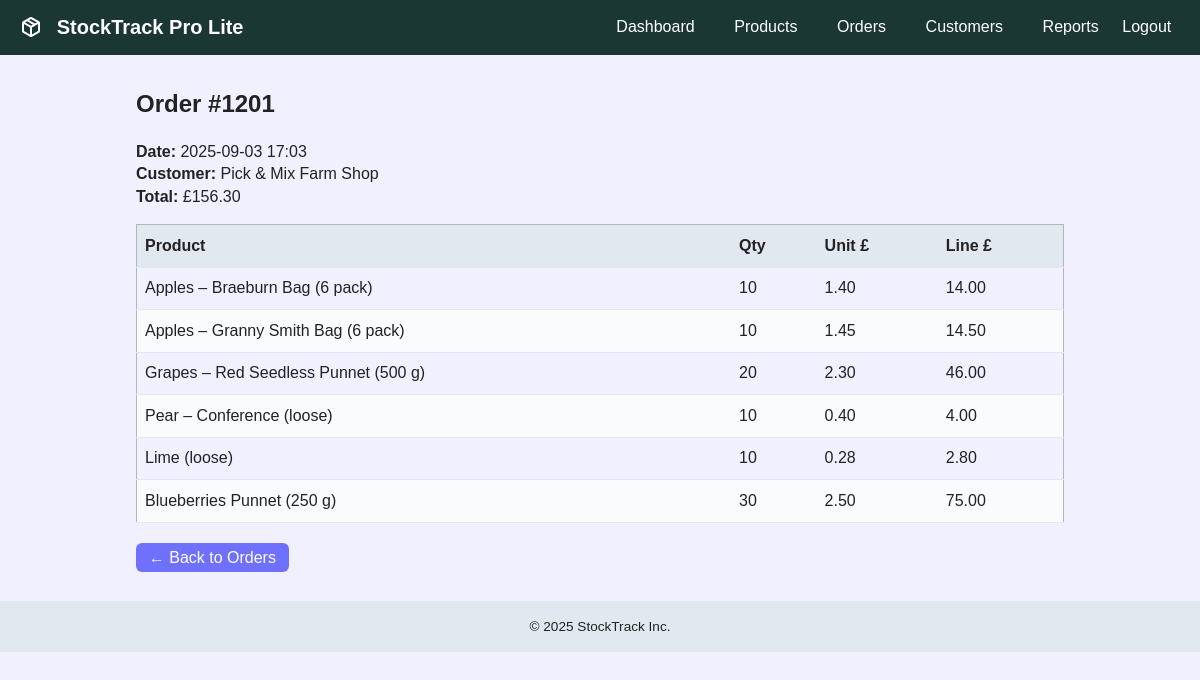
Screenshot of /StockTrackProLite/order_view.php?id=1201 with the database file from the repository.
### tables this page shows
CREATE TABLE `orders` (
  `id` int(11) NOT NULL AUTO_INCREMENT,
  `customer_id` int(11) DEFAULT NULL,
  `order_date` datetime NOT NULL,
  `total` decimal(10,2) NOT NULL,
  PRIMARY KEY (`id`),
  KEY `customer_id` (`customer_id`),
  CONSTRAINT `orders_ibfk_1` FOREIGN KEY (`customer_id`) REFERENCES `customers` (`id`)
);

CREATE TABLE `customers` (
  `id` int(11) NOT NULL AUTO_INCREMENT,
  `name` varchar(100) NOT NULL,
  `phone` varchar(30) DEFAULT NULL,
  `email` varchar(100) DEFAULT NULL,
  `address` text DEFAULT NULL,
  `is_active` TINYINT(1) NOT NULL DEFAULT 1,
  PRIMARY KEY (`id`)
);

CREATE TABLE `order_items` (
  `id` int(11) NOT NULL AUTO_INCREMENT,
  `order_id` int(11) DEFAULT NULL,
  `product_id` int(11) DEFAULT NULL,
  `quantity` int(11) NOT NULL,
  `price` decimal(10,2) NOT NULL,
  PRIMARY KEY (`id`),
  KEY `order_id` (`order_id`),
  KEY `product_id` (`product_id`),
  CONSTRAINT `order_items_ibfk_1` FOREIGN KEY (`order_id`) REFERENCES `orders` (`id`),
  CONSTRAINT `order_items_ibfk_2` FOREIGN KEY (`product_id`) REFERENCES `products` (`id`)
);

CREATE TABLE `products` (
  `id` int(11) NOT NULL AUTO_INCREMENT,
  `sku` varchar(30) NOT NULL,
  `name` varchar(100) NOT NULL,
  `category_id` int(11) NOT NULL,
  `price` decimal(10,2) NOT NULL,
  `stock` int(11) NOT NULL DEFAULT 0,
  `is_active` TINYINT(1) NOT NULL DEFAULT 1,
  `country` VARCHAR(50) NOT NULL,
  `class` VARCHAR(10) NOT NULL,
  `pack_uom` VARCHAR(10) NOT NULL,
  `default_pack_weight` DECIMAL(7,3) DEFAULT NULL,
  `best_before_days` INT(4) NOT NULL,
  `lot_prefix` VARCHAR(10) NOT NULL,
  PRIMARY KEY (`id`),
  KEY `category_id` (`category_id`),
  CONSTRAINT `products_ibfk_1` FOREIGN KEY (`category_id`) REFERENCES `categories` (`id`)
);

### StockTrackProLite/order_view.php (the view, shortened to what this page needs)
<?php
include __DIR__ . '/includes/db.php';
include __DIR__ . '/includes/header.php';
$id = isset($_GET['id']) ? (int)$_GET['id'] : 0;
$hdr = mysqli_fetch_assoc(mysqli_query($conn,
   "SELECT o.*, c.name AS customer
    FROM orders o
    LEFT JOIN customers c ON c.id = o.customer_id
    WHERE o.id=$id
"));
$lines = mysqli_query($conn,
   "SELECT oi.*, p.name
    FROM order_items oi
    LEFT JOIN products p ON p.id = oi.product_id
    WHERE oi.order_id=$id
");
?>
<h2>Order #<?php echo $hdr['id']; ?></h2>
<p><strong>Date:</strong> <?php echo date('Y-m-d H:i', strtotime($hdr['order_date'])); ?><br>
<strong>Customer:</strong> <?php echo htmlspecialchars($hdr['customer']); ?><br>
<strong>Total:</strong> £<?php echo number_format($hdr['total'], 2); ?></p>
<table>
    <thead><tr><th>Product</th><th>Qty</th><th>Unit £</th><th>Line £</th></tr></thead>
    <tbody>
    <?php while ($l = mysqli_fetch_assoc($lines)): ?>
        <tr>
            <td><?php echo htmlspecialchars($l['name']); ?></td>
            <td><?php echo $l['quantity']; ?></td>
            <td><?php echo number_format($l['price'], 2); ?></td>
            <td><?php echo number_format($l['quantity'] * $l['price'], 2); ?></td>
        </tr>
    <?php endwhile; ?>
    </tbody>
</table>
<p><a href="orders.php" class="btn">← Back to Orders</a></p>
<?php include __DIR__ . '/includes/footer.php'; ?>

### css/style.css (style rules this page uses)
:root { --primary: #1a3734; --primary-dark: #102220; --secondary: #7070ff; --background: #f0f0ff; --card: #ffffff; --border: #b9b5b5; --btn-secondary: #325730; --gray: #e2e8f0; --text: #222; --text-light: #fff; --radius: 6px; }
* { box-sizing: border-box; }
body { margin: 0; font-family: Cabin, Arial, Helvetica, sans-serif; background: var(--background); color: var(--text); line-height: 1.4; }
table { width: 100%; border-collapse: collapse; margin-bottom: 1.5rem; border: 1px solid var(--border) }
th, td { padding: .6rem .5rem; border-bottom: 1px solid var(--gray); text-align: left; }
th { background: var(--gray); font-weight: 600; }
tr:nth-child(even) { background: #f9fbfc; }
.btn { background: var(--secondary); color: var(--text-light); padding: .4rem .8rem; border-radius: var(--radius); text-decoration: none; }

### rows the page displays
orders: id "1201", order_date "2025-09-03 17:03", customer.name "Pick & Mix Farm Shop", total "156.30"
order_items: product.name "Apples – Braeburn Bag (6 pack)", quantity "10", price "1.40", $l['quantity'] * $l['price'] "14.00"
order_items: product.name "Apples – Granny Smith Bag (6 pack)", quantity "10", price "1.45", $l['quantity'] * $l['price'] "14.50"
order_items: product.name "Grapes – Red Seedless Punnet (500 g)", quantity "20", price "2.30", $l['quantity'] * $l['price'] "46.00"
order_items: product.name "Pear – Conference (loose)", quantity "10", price "0.40", $l['quantity'] * $l['price'] "4.00"
order_items: product.name "Lime (loose)", quantity "10", price "0.28", $l['quantity'] * $l['price'] "2.80"
order_items: product.name "Blueberries Punnet (250 g)", quantity "30", price "2.50", $l['quantity'] * $l['price'] "75.00"
